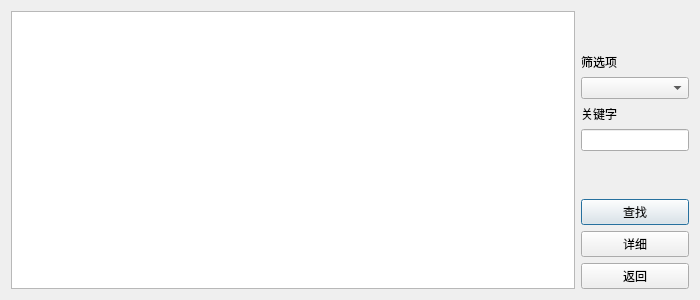
<?xml version="1.0" encoding="UTF-8"?>
<ui version="4.0">
 <class>DAdmin_FPerson1</class>
 <widget class="QDialog" name="DAdmin_FPerson1">
  <property name="geometry">
   <rect>
    <x>0</x>
    <y>0</y>
    <width>700</width>
    <height>300</height>
   </rect>
  </property>
  <property name="windowTitle">
   <string>查人</string>
  </property>
  <layout class="QGridLayout" name="gridLayout">
   <item row="0" column="0">
    <widget class="QTableWidget" name="tableWidget"/>
   </item>
   <item row="0" column="1">
    <layout class="QVBoxLayout" name="verticalLayout">
     <item>
      <spacer name="verticalSpacer">
       <property name="orientation">
        <enum>Qt::Vertical</enum>
       </property>
       <property name="sizeHint" stdset="0">
        <size>
         <width>20</width>
         <height>40</height>
        </size>
       </property>
      </spacer>
     </item>
     <item>
      <widget class="QLabel" name="label">
       <property name="text">
        <string>筛选项</string>
       </property>
      </widget>
     </item>
     <item>
      <widget class="QComboBox" name="comboBox"/>
     </item>
     <item>
      <widget class="QLabel" name="label_2">
       <property name="text">
        <string>关键字</string>
       </property>
      </widget>
     </item>
     <item>
      <widget class="QLineEdit" name="lineEdit">
       <property name="sizePolicy">
        <sizepolicy hsizetype="Minimum" vsizetype="Fixed">
         <horstretch>0</horstretch>
         <verstretch>0</verstretch>
        </sizepolicy>
       </property>
      </widget>
     </item>
     <item>
      <spacer name="verticalSpacer_2">
       <property name="orientation">
        <enum>Qt::Vertical</enum>
       </property>
       <property name="sizeHint" stdset="0">
        <size>
         <width>20</width>
         <height>40</height>
        </size>
       </property>
      </spacer>
     </item>
     <item>
      <widget class="QPushButton" name="pushButton">
       <property name="text">
        <string>查找</string>
       </property>
      </widget>
     </item>
     <item>
      <widget class="QPushButton" name="pushButton_2">
       <property name="text">
        <string>详细</string>
       </property>
      </widget>
     </item>
     <item>
      <widget class="QPushButton" name="pushButton_3">
       <property name="text">
        <string>返回</string>
       </property>
      </widget>
     </item>
    </layout>
   </item>
  </layout>
 </widget>
 <resources/>
 <connections/>
</ui>
